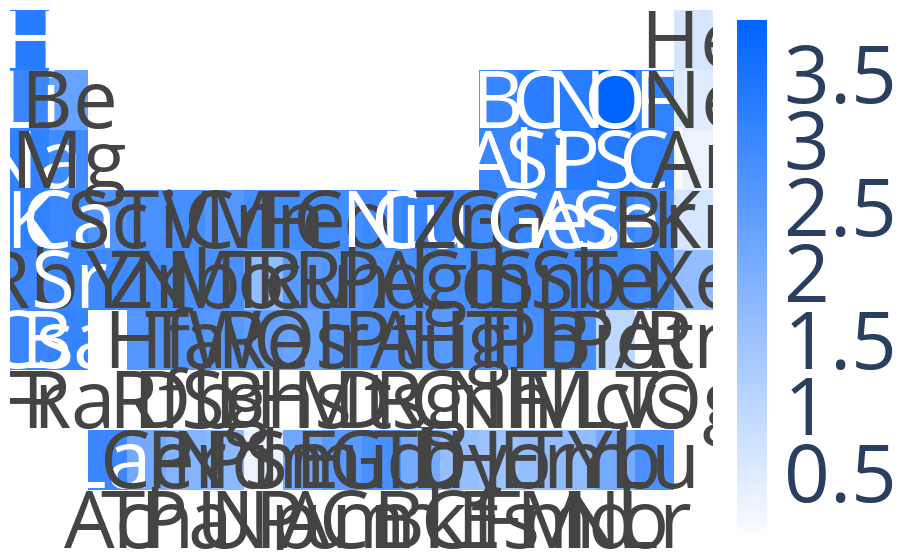

This figure's notebook cell:
### Code cell
import numpy as np
import plotly.express as px
from collections import defaultdict
from pymatgen.core import Composition

def create_colorscale(c1, c2, n=50):
    """
    Return a Plotly colorscale from RGB tuples (0-255).
    """
    c1 = np.array(c1, dtype=float)
    c2 = np.array(c2, dtype=float)
    y = np.linspace(0, 1, n)
    scale = []
    for t in y:
        c = (1 - t) * c1 + t * c2
        scale.append([float(t), f"rgb({int(c[0])},{int(c[1])},{int(c[2])})"])
    return scale

# --- Periodic table (symbols & names) ----------------------------------------
# (Trailing spaces removed; superheavy element names updated)
symbol = [
    ['H',  '',   '',   '',   '',   '',   '',   '',   '',   '',   '',   '',   '',   '',   '',   '',   '',   'He'],
    ['Li', 'Be', '',   '',   '',   '',   '',   '',   '',   '',   '',   '',   'B',  'C',  'N',  'O',  'F',  'Ne'],
    ['Na', 'Mg', '',   '',   '',   '',   '',   '',   '',   '',   '',   '',   'Al', 'Si', 'P',  'S',  'Cl', 'Ar'],
    ['K',  'Ca', 'Sc', 'Ti', 'V',  'Cr', 'Mn', 'Fe', 'Co', 'Ni', 'Cu', 'Zn', 'Ga', 'Ge', 'As', 'Se', 'Br', 'Kr'],
    ['Rb', 'Sr', 'Y',  'Zr', 'Nb', 'Mo', 'Tc', 'Ru', 'Rh', 'Pd', 'Ag', 'Cd', 'In', 'Sn', 'Sb', 'Te', 'I',  'Xe'],
    ['Cs', 'Ba', '',   'Hf', 'Ta', 'W',  'Re', 'Os', 'Ir', 'Pt', 'Au', 'Hg', 'Tl', 'Pb', 'Bi', 'Po', 'At', 'Rn'],
    ['Fr', 'Ra', '',   'Rf', 'Db', 'Sg', 'Bh', 'Hs', 'Mt', 'Ds', 'Rg', 'Cn', 'Nh', 'Fl', 'Mc', 'Lv', 'Ts', 'Og'],
    ['',   '',   'La', 'Ce', 'Pr', 'Nd', 'Pm', 'Sm', 'Eu', 'Gd', 'Tb', 'Dy', 'Ho', 'Er', 'Tm', 'Yb', 'Lu', ''],
    ['',   '',   'Ac', 'Th', 'Pa', 'U',  'Np', 'Pu', 'Am', 'Cm', 'Bk', 'Cf', 'Es', 'Fm', 'Md', 'No', 'Lr', '']
]

element = [
    ['Hydrogen', '', '', '', '', '', '', '', '', '', '', '', '', '', '', '', '', 'Helium'],
    ['Lithium', 'Beryllium', '', '', '', '', '', '', '', '', '', '', 'Boron', 'Carbon', 'Nitrogen', 'Oxygen', 'Fluorine', 'Neon'],
    ['Sodium', 'Magnesium', '', '', '', '', '', '', '', '', '', '', 'Aluminium', 'Silicon', 'Phosphorus', 'Sulfur', 'Chlorine', 'Argon'],
    ['Potassium', 'Calcium', 'Scandium', 'Titanium', 'Vanadium', 'Chromium', 'Manganese', 'Iron', 'Cobalt', 'Nickel',
     'Copper', 'Zinc', 'Gallium', 'Germanium', 'Arsenic', 'Selenium', 'Bromine', 'Krypton'],
    ['Rubidium', 'Strontium', 'Yttrium', 'Zirconium', 'Niobium', 'Molybdenum', 'Technetium', 'Ruthenium', 'Rhodium',
     'Palladium', 'Silver', 'Cadmium', 'Indium', 'Tin', 'Antimony', 'Tellurium', 'Iodine', 'Xenon'],
    ['Cesium', 'Barium', '', 'Hafnium', 'Tantalum', 'Tungsten', 'Rhenium', 'Osmium', 'Iridium', 'Platinum',
     'Gold', 'Mercury', 'Thallium', 'Lead', 'Bismuth', 'Polonium', 'Astatine', 'Radon'],
    ['Francium', 'Radium', '', 'Rutherfordium', 'Dubnium', 'Seaborgium', 'Bohrium', 'Hassium', 'Meitnerium',
     'Darmstadtium', 'Roentgenium', 'Copernicium', 'Nihonium', 'Flerovium', 'Moscovium', 'Livermorium', 'Tennessine', 'Oganesson'],
    ['', '', 'Lanthanum', 'Cerium', 'Praseodymium', 'Neodymium', 'Promethium', 'Samarium', 'Europium', 'Gadolinium',
     'Terbium', 'Dysprosium', 'Holmium', 'Erbium', 'Thulium', 'Ytterbium', 'Lutetium', ''],
    ['', '', 'Actinium', 'Thorium', 'Protactinium', 'Uranium', 'Neptunium', 'Plutonium', 'Americium', 'Curium',
     'Berkelium', 'Californium', 'Einsteinium', 'Fermium', 'Mendelevium', 'Nobelium', 'Lawrencium', '']
]

# --- Build the Z-matrix of counts aligned to periodic table -------------------
Z = []
for row in symbol:
    Z_row = []
    for sym in row:
        s = sym.strip()
        Z_row.append(distribution_elements[s] if s else 0)
    Z.append(Z)

# Oops—fix (the above accidentally appends Z to itself); correct version:
Z = []
for row in symbol:
    Z_row = []
    for sym in row:
        s = sym.strip()
        Z_row.append(distribution_elements[s] if s else 0)
    Z.append(Z_row)

Z = np.array(Z, dtype=float)
Z_log = np.log(Z+1)/np.log(10)

# Colorscale (white -> deep blue)
colorscale = create_colorscale((255, 255, 255), (0, 100, 255), n=50)

# --- Plot ---------------------------------------------------------------------
fig = px.imshow(
    Z_log,
    color_continuous_scale=colorscale,
    aspect="auto",
)

fig.update_traces(
    text=symbol,
    texttemplate="%{text}",
    textfont_size=80,
    customdata=element,
    hovertemplate=(
        "Symbol: %{text}<br>"
        "Name: %{customdata}<br>"
        "Count: %{z}<extra></extra>"
    ),
)

fig.update_xaxes(visible=False)
fig.update_yaxes(visible=False)
fig.update_coloraxes(showscale=True)
fig.update_layout(
    font=dict(size=80),
    margin=dict(l=10, r=10, t=10, b=10),
)
fig.show()
fig.write_image(os.path.join(fig_folder,'element_representation.png'),width=15*300, height=10*300, scale=3)

### Figure 1 — Plotly figure (JSON) as saved in the notebook; plotly's stock layout.template omitted (floating-point values rounded to 4 significant figures; data arrays with more than 128 entries replaced by an {"elided": "..."} marker saying what was removed)
{"data": [{"coloraxis": "coloraxis", "customdata": {"elided": "9x18 str values"}, "hovertemplate": "Symbol: %{text}<br>Name: %{customdata}<br>Count: %{z}<extra></extra>", "name": "0", "text": {"elided": "9x18 str values"}, "textfont": {"size": 80}, "texttemplate": "%{text}", "type": "heatmap", "xaxis": "x", "yaxis": "y", "z": {"elided": "9x18 float values"}}], "layout": {"coloraxis": {"colorscale": [[0, "rgb(255,255,255)"], [0.02041, "rgb(249,251,255)"], [0.04082, "rgb(244,248,254)"], [0.06122, "rgb(239,245,255)"], [0.08163, "rgb(234,242,255)"], [0.102, "rgb(228,239,255)"], [0.1224, "rgb(223,236,255)"], [0.1429, "rgb(218,232,255)"], [0.1633, "rgb(213,229,255)"], [0.1837, "rgb(208,226,255)"], [0.2041, "rgb(202,223,255)"], [0.2245, "rgb(197,220,255)"], [0.2449, "rgb(192,217,255)"], [0.2653, "rgb(187,213,255)"], [0.2857, "rgb(182,210,255)"], [0.3061, "rgb(176,207,255)"], [0.3265, "rgb(171,204,255)"], [0.3469, "rgb(166,201,255)"], [0.3673, "rgb(161,198,255)"], [0.3878, "rgb(156,194,255)"], [0.4082, "rgb(150,191,254)"], [0.4286, "rgb(145,188,254)"], [0.449, "rgb(140,185,255)"], [0.4694, "rgb(135,182,255)"], [0.4898, "rgb(130,179,255)"], [0.5102, "rgb(124,175,255)"], [0.5306, "rgb(119,172,255)"], [0.551, "rgb(114,169,255)"], [0.5714, "rgb(109,166,255)"], [0.5918, "rgb(104,163,255)"], [0.6122, "rgb(98,160,255)"], [0.6327, "rgb(93,156,255)"], [0.6531, "rgb(88,153,255)"], [0.6735, "rgb(83,150,255)"], [0.6939, "rgb(78,147,255)"], [0.7143, "rgb(72,144,255)"], [0.7347, "rgb(67,141,255)"], [0.7551, "rgb(62,137,255)"], [0.7755, "rgb(57,134,255)"], [0.7959, "rgb(52,131,255)"], [0.8163, "rgb(46,128,255)"], [0.8367, "rgb(41,125,255)"], [0.8571, "rgb(36,122,255)"], [0.8776, "rgb(31,118,255)"], [0.898, "rgb(26,115,255)"], [0.9184, "rgb(20,112,255)"], [0.9388, "rgb(15,109,255)"], [0.9592, "rgb(10,106,255)"], [0.9796, "rgb(5,103,255)"], [1, "rgb(0,100,255)"]], "showscale": true}, "font": {"size": 80}, "margin": {"b": 10, "l": 10, "r": 10, "t": 10}, "xaxis": {"anchor": "y", "domain": [0, 1], "visible": false}, "yaxis": {"anchor": "x", "autorange": "reversed", "domain": [0, 1], "visible": false}}}
